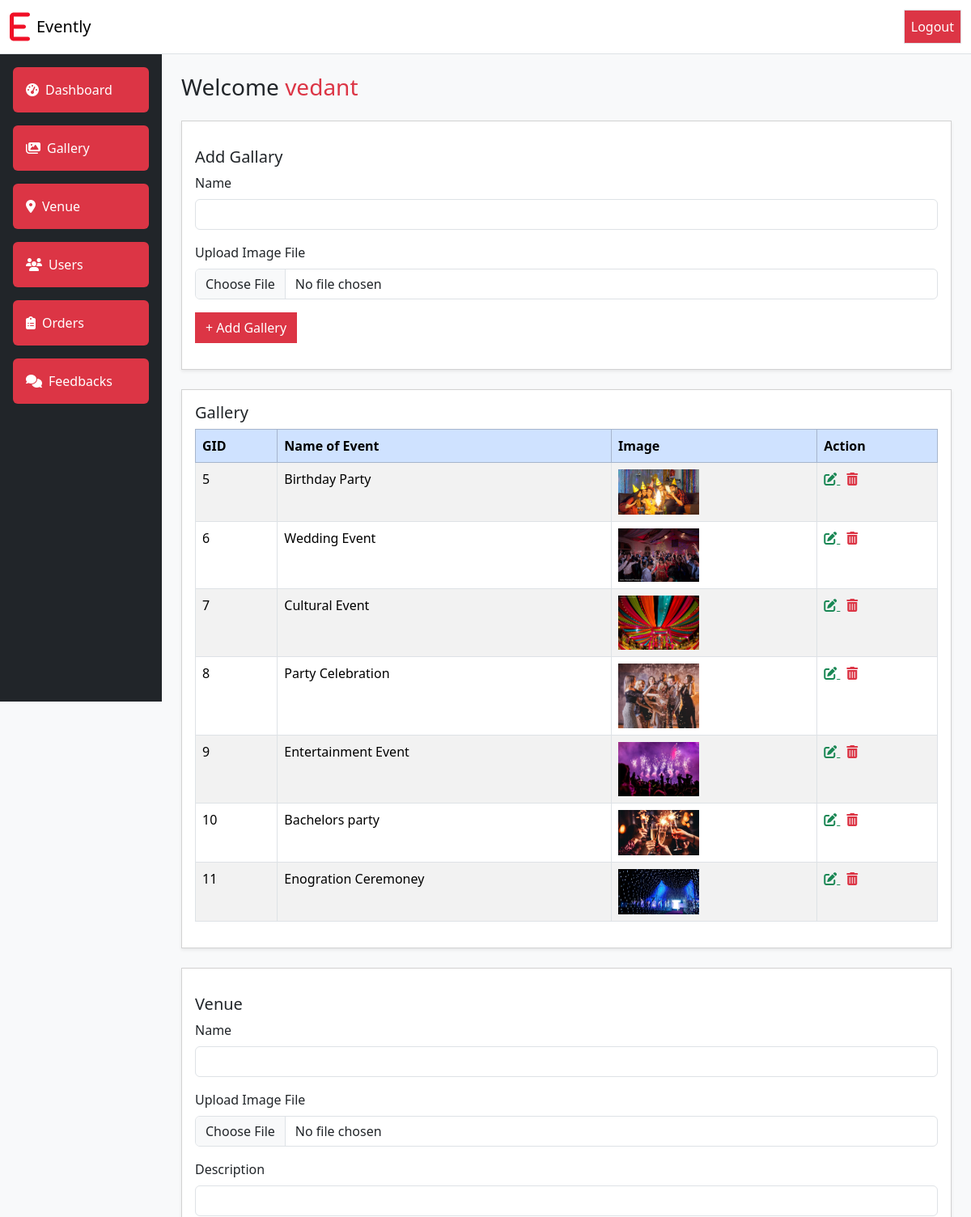
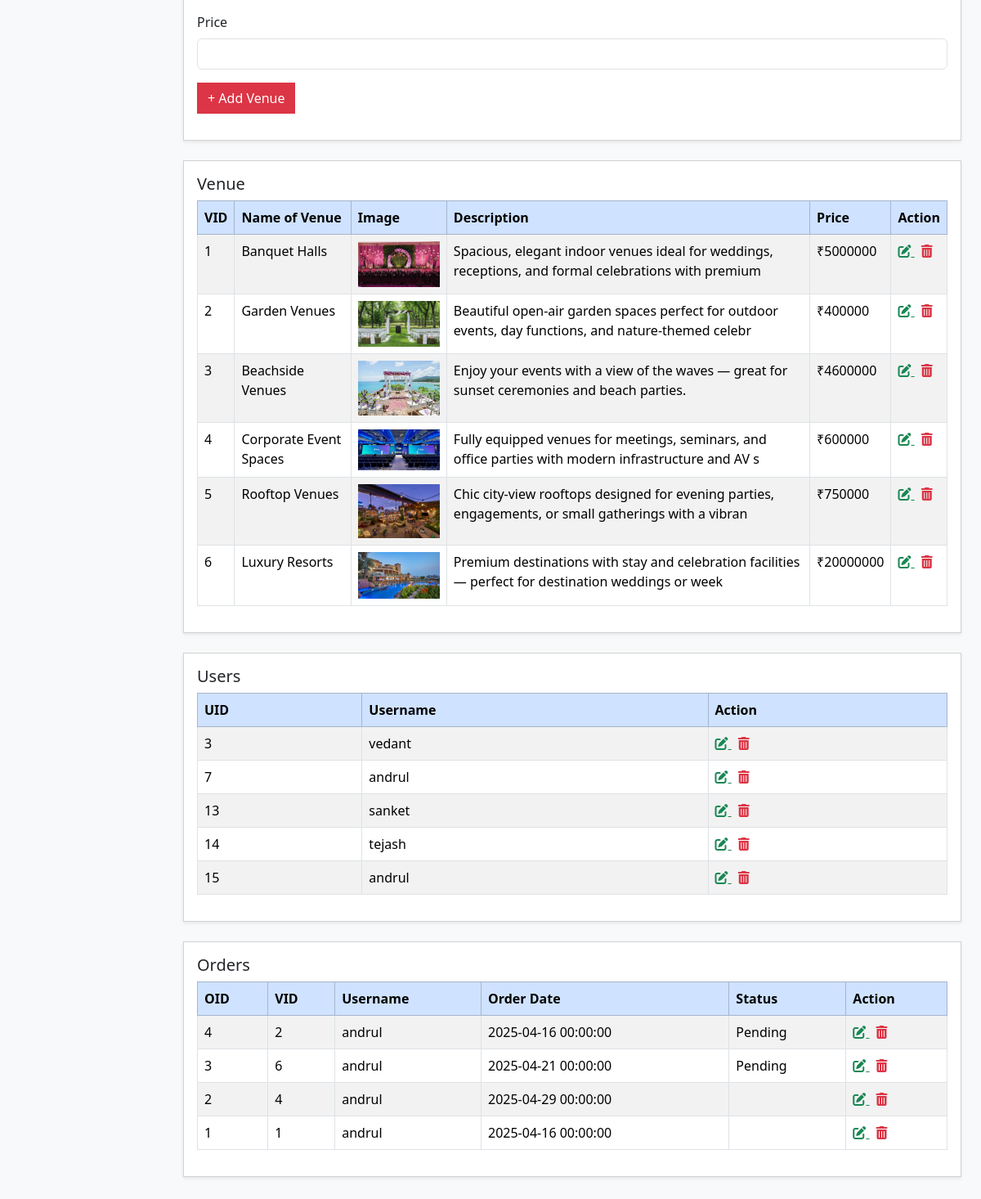
The page /admin/dashboard.php (signed in) on the database its author committed (2 pictures, top to bottom).
### tables this page shows
CREATE TABLE `gallery` (
  `gid` int(30) NOT NULL,
  `gname` varchar(30) NOT NULL,
  `gimage` varchar(100) NOT NULL
);

CREATE TABLE `venue` (
  `vid` int(10) NOT NULL,
  `vname` varchar(30) NOT NULL,
  `vimage` varchar(100) NOT NULL,
  `vdesc` varchar(100) NOT NULL,
  `vprice` int(50) NOT NULL
);

CREATE TABLE `users` (
  `id` int(11) NOT NULL,
  `username` varchar(30) NOT NULL,
  `email` varchar(30) NOT NULL,
  `password` varchar(255) NOT NULL,
  `cpassword` varchar(255) NOT NULL,
  `dt` datetime NOT NULL DEFAULT current_timestamp()
);

CREATE TABLE `cart` (
  `oid` int(30) NOT NULL,
  `vid` int(30) NOT NULL,
  `vname` varchar(30) NOT NULL,
  `odate` datetime NOT NULL,
  `status` varchar(10) NOT NULL
);

### admin/includes/get-venue.php (the view)
<?php
include 'includes/config.php';
$sql = "SELECT * FROM venue";
$result = mysqli_query($conn, $sql);
while ($row = $result->fetch_assoc()) {
    $vid = $row['vid'];
    $vname = $row['vname'];
    $vimage = $row['vimage'];
    $vdesc = $row['vdesc'];
    $vprice = $row['vprice'];
    echo "
        <tr>
            <td>$vid</td>
            <td>$vname</td>
            <td><img src='images/$vimage' alt='$vname' style='width: 100px; height: auto;'></td>
            <td>$vdesc</td>
            <td>₹$vprice</td>
            <td>
                <a href='edit-venue.php?id=$vid' class='text-success me-2' title='Edit'>
                    <i class='fas fa-edit'></i>
                </a>
                <a href='delete-venue.php?id=$vid' class='text-danger' title='Delete' onclick='return confirm(\"Are you sure you want to delete this venue?\")'>
                    <i class='fas fa-trash-alt'></i>
                </a>
            </td>
        </tr>";
}
?>

### admin/dashboard.php (shortened to what this page needs)
<!doctype html>
<html lang="en">
<head>
  <link href="https://cdn.jsdelivr.net/npm/bootstrap@5.3.3/dist/css/bootstrap.min.css" rel="stylesheet">
  <link rel="stylesheet" href="https://cdnjs.cloudflare.com/ajax/libs/font-awesome/6.5.1/css/all.min.css">
</head>
<body class="bg-light">
  <nav class="navbar navbar-expand-lg navbar-light bg-white border-bottom">
    <div class="container-fluid">
      <a class="navbar-brand d-flex align-items-center" href="#">
        <img src="./images/favicon.svg" width="25" alt="">
        <span class="ms-2">Evently</span>
      </a>
      <a href="./includes/logout.php" class="btn btn-danger border rounded-0 p-2" title="Logout">
        Logout
      </a>
    </div>
  </nav>
  <div class="container-fluid">
    <div class="row">
      <nav class="col-lg-2 d-none d-lg-block bg-dark text-white p-3 vh-100">
        <ul class="nav flex-column">
          <li class="nav-item mb-3">
            <a class="nav-link text-white bg-danger rounded py-3 px-3" href="#">
              <i class="fas fa-tachometer-alt me-2"></i>Dashboard
            </a>
          </li>
          <li class="nav-item mb-3">
            <a class="nav-link text-white bg-danger rounded py-3 px-3" href="#categories">
              <i class="fas fa-images me-2"></i>Gallery
            </a>
          </li>
          <li class="nav-item mb-3">
            <a class="nav-link text-white bg-danger rounded py-3 px-3" href="#venue">
              <i class="fas fa-map-marker-alt me-2"></i>Venue
            </a>
          </li>
          <li class="nav-item mb-3">
            <a class="nav-link text-white bg-danger rounded py-3 px-3" href="#users">
              <i class="fas fa-users me-2"></i>Users
            </a>
          </li>
          <li class="nav-item mb-3">
            <a class="nav-link text-white bg-danger rounded py-3 px-3" href="#orders">
              <i class="fas fa-clipboard-list me-2"></i>Orders
            </a>
          </li>
          <li class="nav-item mb-3">
            <a class="nav-link text-white bg-danger rounded py-3 px-3" href="#feedback">
              <i class="fas fa-comments me-2"></i>Feedbacks
            </a>
          </li>
        </ul>
      </nav>
      <main class="col-lg-10 p-4 bg-light">
        <h3 class="mb-4">Welcome <span class="text-danger"><?php echo $_SESSION['username']; ?></span></h3>
        <div class="card shadow-sm rounded-0 mb-4 py-3 " id="categories">
          <div class="card-body">
            <h5 class="card-title">Add Gallary</h5>
            <form action="./dashboard.php" method="POST" enctype="multipart/form-data">
              <div class="mb-3">
                <label for="name" class="form-label">Name</label>
                <input type="text" id="name" name="name" required class="form-control">
              </div>
              <div class="mb-3">
                <label for="image" class="form-label">Upload Image File</label>
                <input type="file" id="image" name="image" required class="form-control">
              </div>
              <button type="submit" class="btn btn-danger rounded-0">+ Add Gallery</button>
            </form>
            <?php include './includes/add-venue.php'; ?>
          </div>
        </div>
        <div class="card mb-4 shadow-sm rounded-0">
          <div class="card-body">
            <h5 class="card-title">Gallery</h5>
            <div class="table-responsive">
              <table class="table table-bordered table-striped">
                <thead class="table-primary ">
                  <tr>
                    <th>GID</th>
                    <th>Name of Event</th>
                    <th>Image</th>
                    <th>Action</th>
                  </tr>
                </thead>
                <tbody id="load_table">
                  <?php include './includes/get-gallery.php'; ?>
                </tbody>
              </table>
            </div>
          </div>
        </div>
        <div class="card shadow-sm rounded-0 mb-4 py-3 " id="categories">
          <div class="card-body">
            <h5 class="card-title">Venue</h5>
            <form action="./dashboard.php" method="POST" enctype="multipart/form-data">
              <div class="mb-3">
                <label for="vname" class="form-label">Name</label>
                <input type="text" id="vname" name="vname" required class="form-control">
              </div>
              <div class="mb-3">
                <label for="vimage" class="form-label">Upload Image File</label>
                <input type="file" id="vimage" name="vimage" required class="form-control">
              </div>
              <div class="mb-3">
                <label for="vdesc" class="form-label">Description</label>
                <input type="text" id="vdesc" name="vdesc" required class="form-control">
              </div>
              <div class="mb-3">
                <label for="vprice" class="form-label">Price</label>
                <input type="text" id="vprice" name="vprice" required class="form-control">
              </div>
              <button type="submit" class="btn btn-danger rounded-0">+ Add Venue</button>
            </form>
            <?php include './includes/add-venue.php'; ?>
          </div>
        </div>
        <div class="card mb-4 shadow-sm rounded-0">
          <div class="card-body">
            <h5 class="card-title">Venue</h5>
            <div class="table-responsive">
              <table class="table table-bordered table-striped">
                <thead class="table-primary ">
                  <tr>
                    <th>VID</th>
                    <th>Name of Venue</th>
                    <th>Image</th>
                    <th>Description</th>
                    <th>Price</th>
                    <th>Action</th>
                  </tr>
                </thead>
                <tbody id="load_table">
                  <?php include './includes/get-venue.php'; ?>
                </tbody>
              </table>
            </div>
          </div>
        </div>
        <div class="card mb-4 shadow-sm rounded-0">
          <div class="card-body">
            <h5 class="card-title">Users</h5>
            <div class="table-responsive">
              <table class="table table-bordered table-striped">
                <thead class="table-primary ">
                  <tr>
                    <th>UID</th>
                    <th>Username</th>
                    <th>Action</th>
                  </tr>
                </thead>
                <tbody id="load_table">
                  <?php include './includes/get-users.php'; ?>
                </tbody>
              </table>
            </div>
          </div>
        </div>
        <div class="card mb-4 shadow-sm rounded-0" id="#order">
          <div class="card-body">
            <h5 class="card-title">Orders</h5>
            <div class="table-responsive">
              <table class="table table-bordered table-striped">
                <thead class="table-primary ">
                  <tr>
                    <th>OID</th>
                    <th>VID</th>
                    <th>Username</th>
                    <th>Order Date </th>
                    <th>Status</th>
                    <th>Action</th>
                  </tr>
                </thead>
                <tbody id="load_table">
                  <?php include './includes/get-order.php'; ?>
                </tbody>
              </table>
            </div>
          </div>
        </div>
      </main>
    </div>
  </div>
</body>
</html>

### admin/includes/get-gallery.php
<?php
    include 'includes/config.php';
    $sql = "SELECT * FROM gallery";
    $result = mysqli_query($conn, $sql);
    while ($row = $result->fetch_assoc()) {
    $gid = $row['gid'];
    $gname = $row['gname'];
    $gimage = $row['gimage'];
    echo "
        <tr>
            <td>$gid</td>
            <td>$gname</td>
            <td><img src='images/$gimage' alt='$gname' style='width: 100px; height: auto;'></td>
            <td>
                <a href='edit.php?id=$gid' class='text-success me-2' title='Edit'>
                    <i class='fas fa-edit'></i>
                </a>
                <a href='delete.php?id=$gid' class='text-danger' title='Delete' onclick='return confirm(\"Are you sure?\")'>
                    <i class='fas fa-trash-alt'></i>
                </a>
            </td>
        </tr>";
}
?>

### admin/includes/get-users.php
<?php
    include 'includes/config.php';
    $sql = "SELECT * FROM users";
    $result = mysqli_query($conn, $sql);
    while ($row = $result->fetch_assoc()) {
    $id = $row['id'];
    $username = $row['username'];
    echo "
        <tr>
            <td>$id</td>
            <td>$username</td>
            <td>
                <a href='edit.php?id=$id' class='text-success me-2' title='Edit'>
                    <i class='fas fa-edit'></i>
                </a>
                <a href='delete.php?id=$id' class='text-danger' title='Delete' onclick='return confirm(\"Are you sure?\")'>
                    <i class='fas fa-trash-alt'></i>
                </a>
            </td>
        </tr>";
}
?>

### admin/includes/get-order.php
<?php
include 'includes/config.php';
$sql = "SELECT * FROM cart ORDER BY oid DESC";
$result = mysqli_query($conn, $sql);
while ($row = $result->fetch_assoc()) {
    $oid = $row['oid'];
    $vid = $row['vid'];
    $username = $row['vname'];
    $odate = $row['odate'];
    $status = ucfirst($row['status']);
    echo "
        <tr>
            <td>$oid</td>
            <td>$vid</td>
            <td>$username</td>
            <td>$odate</td>
            <td>$status</td>
            <td>
                <a href='update-order.php?oid=$oid' class='text-success me-2' title='Update Status'>
                    <i class='fas fa-edit'></i>
                </a>
                <a href='delete-order.php?oid=$oid' class='text-danger' title='Delete' onclick='return confirm(\"Are you sure you want to delete this order?\")'>
                    <i class='fas fa-trash-alt'></i>
                </a>
            </td>
        </tr>";
}
?>

### rows shown on the page
gallery: gid "5", gname "Birthday Party", gimage (picture)
gallery: gid "6", gname "Wedding Event", gimage (picture)
gallery: gid "7", gname "Cultural Event", gimage (picture)
gallery: gid "8", gname "Party Celebration", gimage (picture)
gallery: gid "9", gname "Entertainment Event", gimage (picture)
gallery: gid "10", gname "Bachelors party", gimage (picture)
gallery: gid "11", gname "Enogration Ceremoney", gimage (picture)
venue: vid "1", vname "Banquet Halls", vimage (picture), vdesc "Spacious, elegant indoor venues ideal for weddings, receptions, and formal celebrations with premium", vprice "5000000"
venue: vid "2", vname "Garden Venues", vimage (picture), vdesc "Beautiful open-air garden spaces perfect for outdoor events, day functions, and nature-themed celebr", vprice "400000"
venue: vid "3", vname "Beachside Venues", vimage (picture), vdesc "Enjoy your events with a view of the waves — great for sunset ceremonies and beach parties.", vprice "4600000"
venue: vid "4", vname "Corporate Event Spaces", vimage (picture), vdesc "Fully equipped venues for meetings, seminars, and office parties with modern infrastructure and AV s", vprice "600000"
venue: vid "5", vname "Rooftop Venues", vimage (picture), vdesc "Chic city-view rooftops designed for evening parties, engagements, or small gatherings with a vibran", vprice "750000"
venue: vid "6", vname "Luxury Resorts", vimage (picture), vdesc "Premium destinations with stay and celebration facilities — perfect for destination weddings or week", vprice "20000000"
users: id "3", username "vedant"
users: id "7", username "andrul"
users: id "13", username "sanket"
users: id "14", username "tejash"
users: id "15", username "andrul"
cart: oid "4", vid "2", vname "andrul", odate "2025-04-16 00:00:00", status "Pending"
cart: oid "3", vid "6", vname "andrul", odate "2025-04-21 00:00:00", status "Pending"
cart: oid "2", vid "4", vname "andrul", odate "2025-04-29 00:00:00"
cart: oid "1", vid "1", vname "andrul", odate "2025-04-16 00:00:00"

### other values the page prints
$_SESSION['username'] "vedant"
